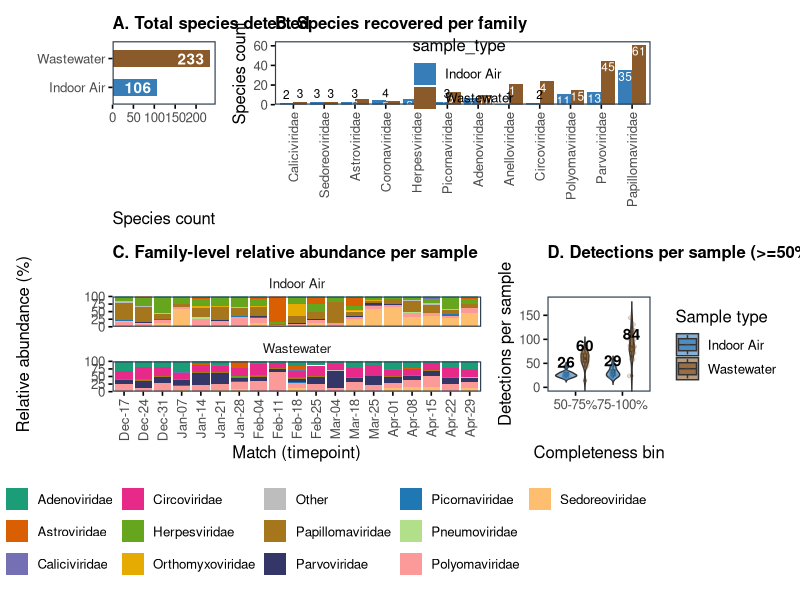

This chart was generated by the following R code:
library(dplyr)
library(tidyr)
library(readr)
library(ggplot2)
library(stringr)
library(patchwork)
library(RColorBrewer)

# Load pre-filtered data (run filter_data.R once to create these)
data_matched <- read_csv("filtered_data/data_filtered_matched.csv", show_col_types = FALSE)
metadata_matched <- read_csv("data/metadata_matched.csv", show_col_types = FALSE)

filtered_data_with_type <- data_matched %>%
  mutate(
    completeness = covered_bases / reference_length,
    completeness_bin = cut(completeness, breaks = c(0, 0.25, 0.5, 0.75, 1),
                           labels = c("0-25%", "25-50%", "50-75%", "75-100%"))
  )

panel_theme <- theme_minimal(base_size = 12) +
  theme(
    panel.border = element_rect(color = "#2C3E50", fill = NA, linewidth = 0.8),
    panel.grid.major = element_blank(),
    panel.grid.minor = element_blank(),
    axis.ticks = element_line(color = "black"),
    axis.ticks.length = unit(3, "pt"),
    plot.title = element_text(face = "bold", size = 12)
  )

matrix_colors <- c("Indoor Air" = "#377EB8", "Wastewater" = "#8B5A2B")

#### Panel A: Species Totals Per Sample Type ###

species_totals <- filtered_data_with_type %>%
  group_by(sample_type) %>%
  summarise(n_species = n_distinct(species), .groups = "drop")

panel_a <- ggplot(species_totals, aes(x = sample_type, y = n_species, fill = sample_type)) +
  geom_col(width = 0.6) +
  geom_text(aes(label = n_species), hjust = 1.2, color = "white", fontface = "bold") +
  labs(title = "A. Total species detected", x = NULL, y = "Species count") +
  panel_theme +
  scale_fill_manual(values = matrix_colors) +
  scale_y_continuous(expand = expansion(mult = c(0, 0.06))) +
  coord_flip() +
  theme(legend.position = "none")

#### Panel B: Completeness Distribution ###

completeness_counts <- filtered_data_with_type %>%
  filter(completeness_bin %in% c("50-75%", "75-100%")) %>%
  group_by(sample_ID, sample_type, completeness_bin) %>%
  summarise(n_detections = n(), .groups = "drop")

completeness_medians <- completeness_counts %>%
  group_by(sample_type, completeness_bin) %>%
  summarise(median_detections = median(n_detections, na.rm = TRUE), .groups = "drop")

panel_b <- ggplot(completeness_counts,
                  aes(x = completeness_bin, y = n_detections, fill = sample_type)) +
  geom_violin(trim = FALSE, alpha = 0.6, position = position_dodge(width = 0.8)) +
  geom_boxplot(width = 0.15, outlier.size = 0.4, alpha = 0.7,
               position = position_dodge(width = 0.8)) +
  geom_jitter(aes(color = sample_type),
              position = position_jitterdodge(jitter.width = 0.12, dodge.width = 0.8),
              alpha = 0.2, size = 1) +
  geom_text(data = completeness_medians,
            aes(x = completeness_bin, y = median_detections, label = round(median_detections, 1),
                group = sample_type),
            position = position_dodge(width = 0.8),
            color = "black", fontface = "bold", vjust = -0.6, inherit.aes = FALSE) +
  labs(title = "D. Detections per sample (>=50% completeness)",
       x = "Completeness bin", y = "Detections per sample") +
  panel_theme +
  scale_fill_manual(values = matrix_colors, name = "Sample type") +
  scale_color_manual(values = matrix_colors, name = "Sample type") +
  scale_y_continuous(expand = expansion(mult = c(0, 0.06)))

family_sums <- filtered_data_with_type %>%
  group_by(sample_ID, sample_type, match, family) %>%
  summarise(family_reads = sum(reads_aligned, na.rm = TRUE), .groups = "drop")

# Relative abundance from aligned reads.
family_rel_raw <- family_sums %>%
  group_by(sample_ID, sample_type, match) %>%
  mutate(rel_abundance = 100 * family_reads / sum(family_reads),
         rel_abundance = if_else(is.finite(rel_abundance), rel_abundance, 0)) %>%
  ungroup()

families_keep <- family_rel_raw %>%
  group_by(family) %>%
  summarise(max_rel = max(rel_abundance, na.rm = TRUE), .groups = "drop") %>%
  filter(max_rel >= 5) %>%
  pull(family)

family_rel <- family_rel_raw %>%
  mutate(family_group = if_else(family %in% families_keep, family, "Other")) %>%
  group_by(sample_ID, sample_type, match, family_group) %>%
  summarise(family_reads = sum(family_reads, na.rm = TRUE), .groups = "drop") %>%
  group_by(sample_ID, sample_type, match) %>%
  mutate(rel_abundance = 100 * family_reads / sum(family_reads),
         rel_abundance = if_else(is.finite(rel_abundance), rel_abundance, 0)) %>%
  ungroup()

match_order <- metadata_matched %>%
  distinct(match) %>%
  arrange(match) %>%
  pull(match)

# Use air dates for x labels.
match_dates <- metadata_matched %>%
  filter(sample_type == "Indoor Air") %>%
  distinct(match, date_parsed) %>%
  arrange(match) %>%
  mutate(label = format(date_parsed, "%b-%d"))

match_order <- match_dates$match
match_labels <- setNames(match_dates$label, match_dates$match)

family_colors <- c(
  "#1B9E77", "#D95F02", "#7570B3", "#E7298A",
  "#66A61E", "#E6AB02", "#A6761D", "#333666",
  "#1F78B4", "#B2DF8A", "#FB9A99", "#FDBF6F",
  "#CAB2D6"
)
family_palette <- c(head(family_colors, length(families_keep)), "#BDBDBD")
names(family_palette) <- c(families_keep, "Other")

#### Panel C: Family Relative Abundance ###

panel_c <- ggplot(family_rel,
                  aes(x = factor(match, levels = match_order), y = rel_abundance, fill = family_group)) +
  geom_col(width = 0.9) +
  facet_wrap(~ sample_type, ncol = 1) +
  labs(title = "C. Family-level relative abundance per sample",
       x = "Match (timepoint)", y = "Relative abundance (%)", fill = "Family") +
  panel_theme +
  scale_fill_manual(values = family_palette) +
  scale_x_discrete(labels = match_labels) +
  scale_y_continuous(expand = c(0, 0)) +
  theme(legend.position = "bottom",
        axis.text.x = element_text(angle = 90, vjust = 0.5, hjust = 1))

#### Panel D: Species Per Family ###

family_species <- filtered_data_with_type %>%
  group_by(family, sample_type) %>%
  summarise(n_species = n_distinct(species), .groups = "drop")

top_families_species <- family_species %>%
  group_by(family) %>%
  summarise(total_species = sum(n_species), .groups = "drop") %>%
  arrange(desc(total_species)) %>%
  slice_head(n = 12) %>%
  pull(family)

panel_d <- family_species %>%
  filter(family %in% top_families_species) %>%
  ggplot(aes(x = reorder(family, n_species), y = n_species, fill = sample_type)) +
  geom_col(position = "dodge") +
  geom_text(data = ~ dplyr::filter(.x, n_species >= 5),
            aes(label = n_species, group = sample_type),
            position = position_dodge(width = 0.9),
            vjust = 1.2, color = "white", size = 3) +
  geom_text(data = ~ dplyr::filter(.x, n_species < 5),
            aes(label = n_species, group = sample_type),
            position = position_dodge(width = 0.9),
            vjust = -0.4, color = "black", size = 3) +
  labs(title = "B. Species recovered per family",
       x = NULL, y = "Species count") +
  panel_theme +
  scale_fill_manual(values = matrix_colors) +
  scale_y_continuous(expand = expansion(mult = c(0, 0.06))) +
  theme(legend.position = "inside",
        axis.text.x = element_text(angle = 90, vjust = 0.5, hjust = 1))

a_area <- area(t = 1.5, l = 1, b = 4, r = 3)
d_area <- area(t = 1.5, l = 4, b = 4, r = 12)
c_area <- area(t = 5, l = 1, b = 10, r = 9)
b_area <- area(t = 5, l = 10, b = 10, r = 12)

# Assemble panels.
layout_design <- c(a_area, d_area, c_area, b_area)
overview_figure <- panel_a + panel_d + panel_c + panel_b + plot_layout(design = layout_design)

print(overview_figure)
